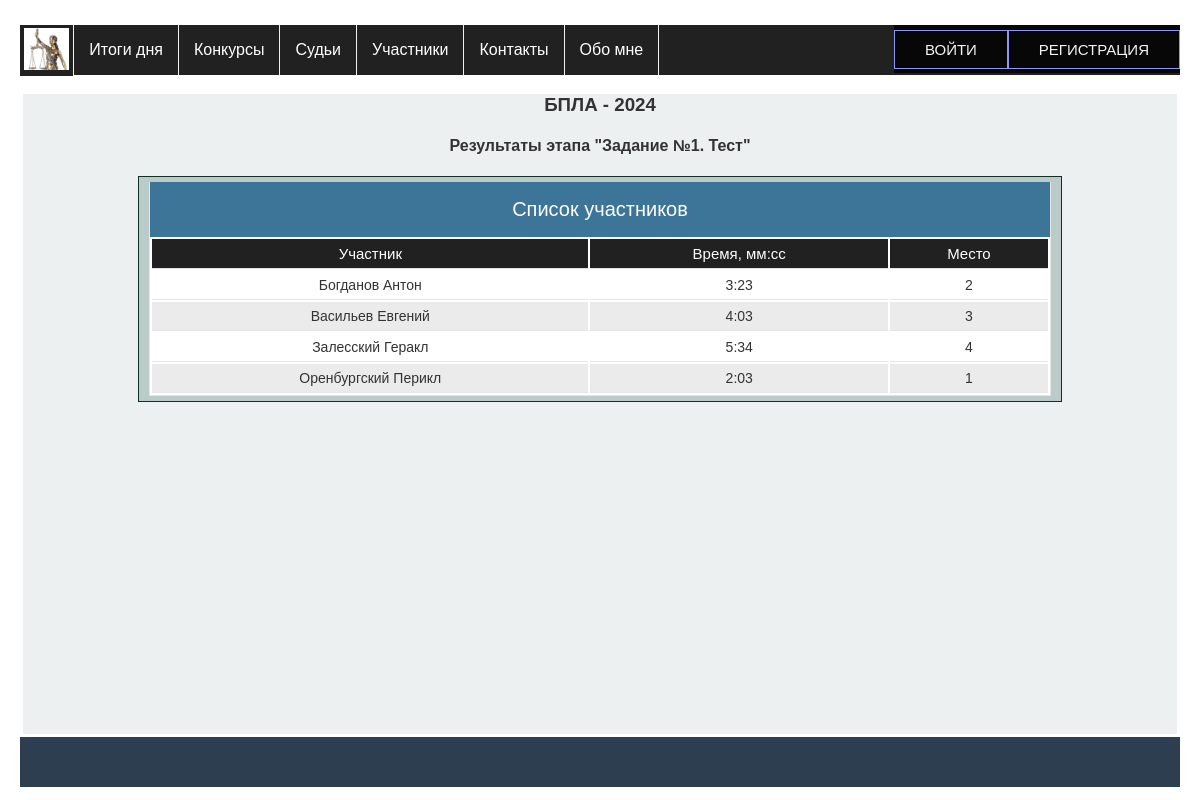
The page /competitions/view_competition/1/1/ on the database its author committed.
### app_for_competitions/models.py (models this page shows, shortened)
class Competition(models.Model):
    class Meta:
        db_table = 'competitions'
        verbose_name = _('Конкурс')  # наименование в админке в единственном числе
        verbose_name_plural = _('Конкурсы')  # наименование в админке во множественном числе
    name = models.CharField(_('Сокращенное название'), max_length=50, unique=True)
    fullname = models.CharField(_('Полное наименование конкурса'), max_length=200,
                                default=None)
    date = models.DateField(_('Дата проведения'),
                            help_text="Дата начала")
    active = models.BooleanField(_('Активен'), default=True)

class CompetitionTask(models.Model):
    class Meta:
        db_table = 'competition_tasks'
        verbose_name = _('Этап конкурса')
        verbose_name_plural = _('Этапы конкурсов')
    name = models.CharField(max_length=50, verbose_name=_('Название этапа'))
    competition = models.ForeignKey(Competition, on_delete=models.CASCADE, verbose_name=_('Конкурс'))
    judging = models.BooleanField(default=True, verbose_name=_('Возможность судейства'))
    def __str__(self):
        return self.name

### app_for_judges/models.py (models this page shows)
class TableTask(models.Model):
    class Meta:
        db_table = 'table_tasks'
        verbose_name = _('Таблица этапа')
        verbose_name_plural = _('Таблицы этапов')
    competition_task = models.ForeignKey(CompetitionTask, on_delete=models.CASCADE, verbose_name=_('Этап'))
    participant = models.ForeignKey(Participant, on_delete=models.CASCADE, verbose_name=_('Участник'))
    time = models.TimeField(_('Время, мм:сс'), default=time(0, 0, 0))
    points = models.IntegerField(_('Баллы'), default=0)
    result_place = models.IntegerField(_('Место'), default=0)
    def __str__(self):
        return f"{self.competition_task} {self.participant} {self.time} {self.result_place}"

class Participant(models.Model):
    class Meta:
        db_table = 'participants'
        verbose_name = _('Участник')
        verbose_name_plural = _('Участники')
    team = models.ForeignKey('ParticipantsTeam', on_delete=models.SET_NULL, null=True, blank=True,
                             verbose_name=_('Команда'))
    name = models.CharField(_('Имя'), max_length=25)
    last_name = models.CharField(_('Фамилия'), max_length=25)
    organization = models.CharField(_('Образовательное учреждение'), max_length=100,
                                    default='ФГКОУ "Оренбургское ПКУ"')
    birthday = models.DateField(_('Дата рождения'))
    competition = models.ForeignKey(Competition, on_delete=models.SET_NULL, null=True, blank=True,
                                    verbose_name=_('Соревнования'))
    def __str__(self):
        return f"{self.last_name} {self.name}"

### app_for_competitions/views.py (the view)
# urls.py: path('view_competition/<int:pc>/<int:pk>/', view_task_result, name='view_task_result'),
def view_task_result(request, pk, pc):
    competition = Competition.objects.filter(id=pc).first()  # конкурс
    competition_task = CompetitionTask.objects.filter(id=pk).first()  # этап конкурса
    table_task = TableTask.objects.filter(competition_task=competition_task).order_by(
        'participant')  # таблица результатов
    context = {'title': f"{competition.name}",
               'competition_task': competition_task.name,
               'table': table_task,
               'table_title': TASK_TABLE_TITLE}
    print(f'{table_task = }')
    return render(request, 'app_for_competitions/view_task_result.html', context)

### app_for_competitions/templates/app_for_competitions/view_task_result.html (shortened to what this page needs)
{% extends 'base.html' %}
{% load static %}
{% block content %}
<h3 class="center">{{ title }}</h3>
<h4 class="center">Результаты этапа "{{ competition_task }}"</h4>
<div>
    {% include 'app_for_competitions/comp_task_result.html' %}
</div>
{%  endblock %}

### app_for_competitions/templates/app_for_competitions/comp_task_result.html (shortened to what this page needs)
<div class="row">
    {% if  table is not none %}
    <div class="table-caption">Список участников</div>
    <table id="table">
        <thead>
        <tr>
            {% for value in table_title %}
            {% if value != 'Редактор' %}
            <th>{{ value }}</th>
            {% else %}
            {% if user.judge.status == 'M' or user.judge.status == 'J' %}
            <th>{{ value }}</th>
            {% endif %}
            {% endif %}
            {% endfor %}
        </tr>
        </thead>
        <tbody>
        {% for row in table %}
        <tr>
            <td>{{ row.participant }}</td>
            <td>{{ row.time }}</td>
            <td>{{ row.result_place }}</td>
        </tr>
        {% endfor %}
        </tbody>
    </table>
    {% else %}
    <div class="table-caption">Судейство пока не окончено</div>
    {% endif %}
</div>

### static/css/stylesheet.css (style rules this page uses)
* { box-sizing: border-box; }
.row { overflow: hidden; max-width: 80%; min-height: 2px; background-color: #bbcbc9; margin: 0 auto; border: 1px solid #123123; padding: 5px 10px; }
.center { text-align: center; }
* { -moz-box-sizing: border-box; -webkit-box-sizing: border-box; box-sizing: border-box; }
html { color: #333333; font-size: 62.5%; }
body { font: normal 16px Tahoma, Geneva, Helvetica, sans-serif; margin: 0 auto; padding: 0; min-width: 1000px; }
@media only all and (min-width: 760px) { body { padding-left: 20px; padding-right: 20px; padding-right: 2rem; padding-left: 2rem; } }
table { display: block; margin: 0; border: none; background: #fff; font-size: 14px; font-size: 1.4rem; }
@media only all and (min-width: 760px) { table { display: table; width: 100%; border: 1px solid #e5e5e5; border-top: none; } }
tbody { display: block; }
@media only all and (min-width: 760px) { tbody { display: table-row-group; } }
.table-caption { display: block; width: 100%; background: #3c7598; color: #fff; font-size: 20px; font-size: 2rem; text-align: center; height: 44px; line-height: 44px; border: none; border-bottom: 2px solid #999; }
@media only all and (min-width: 760px) { .table-caption { border: 1px solid #e5e5e5; border-top: none; border-bottom: none; height: 55px; line-height: 55px; } }
tr { position: relative; display: block; border-bottom: 1px solid #ccc; padding: 8px; padding: 0.8rem; }
tr:nth-child(even) { background: #ebebeb; }
@media only all and (min-width: 760px) { tr { display: table-row; } }
thead tr { display: none; }
@media only all and (min-width: 760px) { thead { background: #212121; color: #fff; } }
@media only all and (min-width: 760px) { thead tr { display: table-row; } }
@media only all and (min-width: 760px) { thead tr th { font-weight: normal; font-size: 15px; font-size: 1.5rem; } }
td { display: block; border: none; position: relative; text-align: left; }
@media only all and (min-width: 760px) { td, th { display: table-cell; padding: 6px; padding: 0.6rem; border-bottom: 1px solid #e5e5e5; text-align: center; } }
td:before { content: attr(data-label); display: inline-block; width: 15%; background: #999; border-radius: 6px; height: 20px; margin: 0px 10px 0px 0px; margin: 0rem 1rem 0rem 0rem; padding: 0px 5px; padding: 0rem 0.5rem; font-size: 10px; font-size: 1rem; line-height: 20px; text-align: center; color: #fff; overflow: hidden; }
@media only all and (min-width: 560px) { td:before { width: 12%; font-size: 12px; font-size: 1.2rem; } }
@media only all and (min-width: 760px) { td:before { content: ""; display: none; } }

### rows shown on the page
Competition: name "БПЛА - 2024"
CompetitionTask: name "Задание №1. Тест"
TableTask: participant "Богданов Антон", time "3:23", result_place "2"
TableTask: participant "Васильев Евгений", time "4:03", result_place "3"
TableTask: participant "Залесский Геракл", time "5:34", result_place "4"
TableTask: participant "Оренбургский Перикл", time "2:03", result_place "1"

### other values the page prints
{{ value }} "Участник" "Время, мм:сс" "Место"
